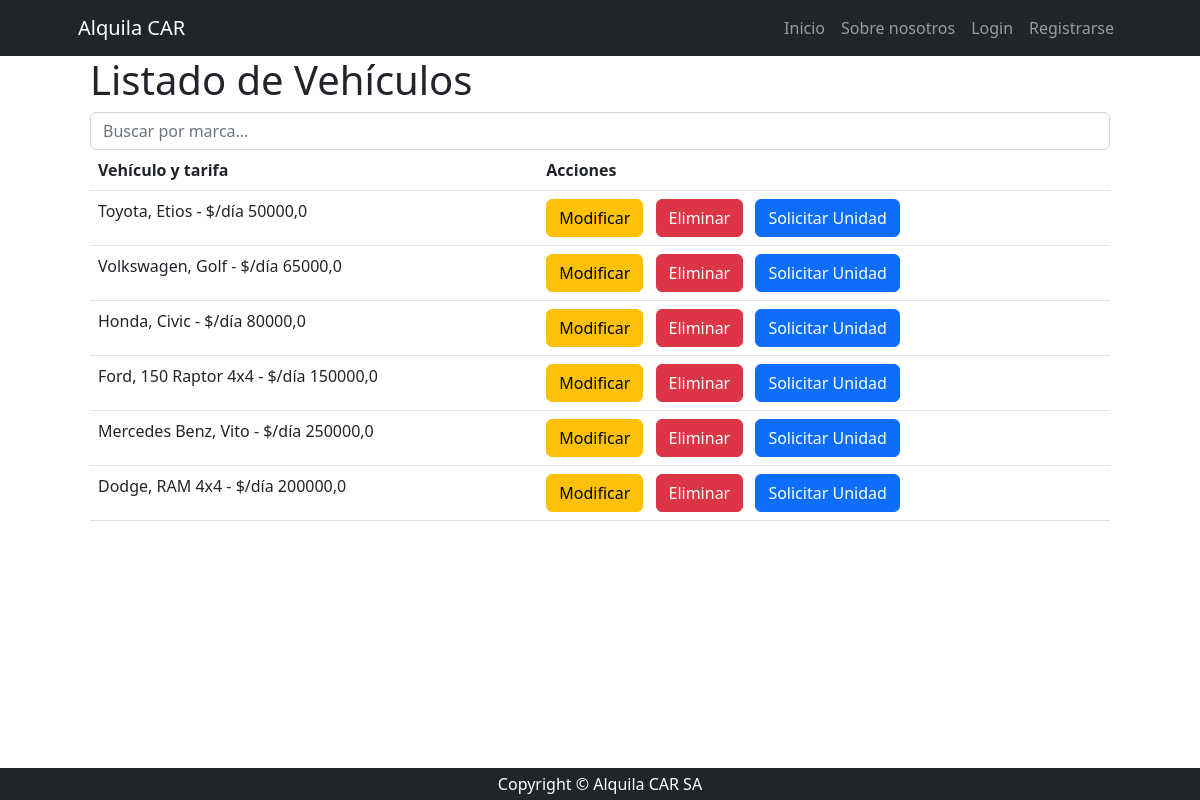
The app's page /productos/producto/list/, older data.
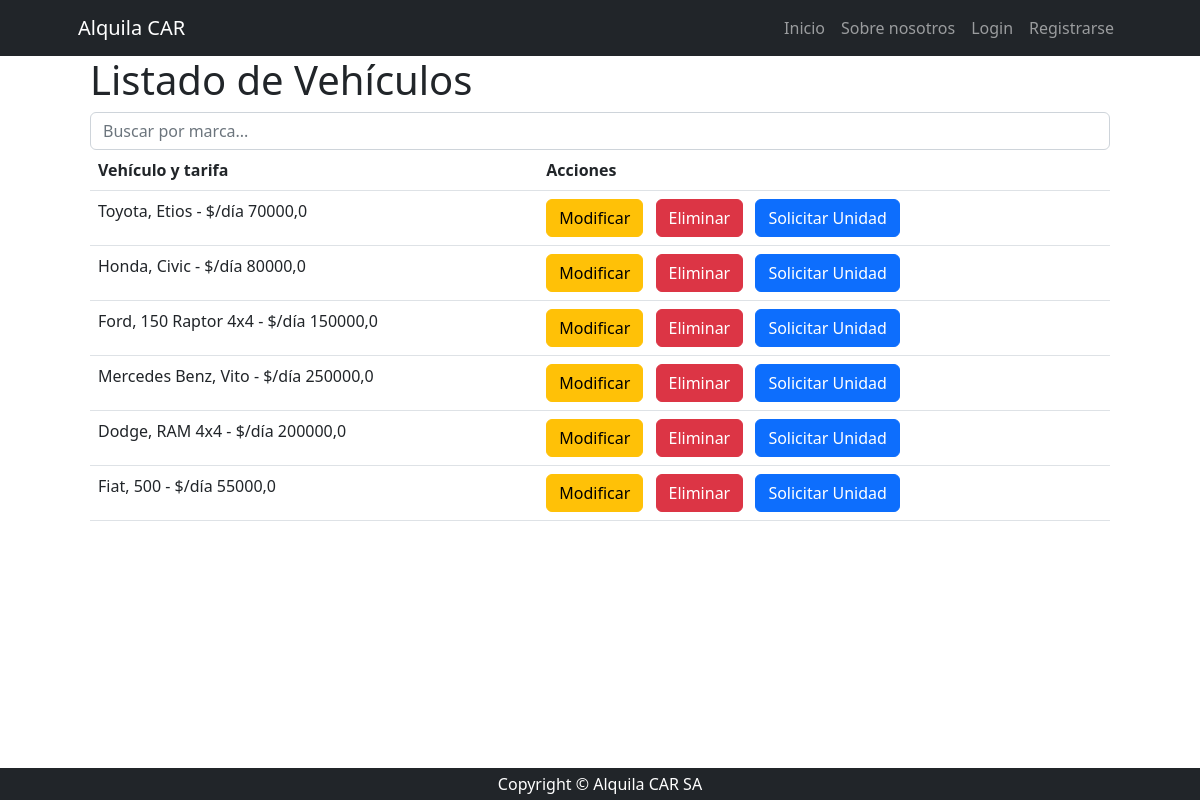
The same page, newer data.
### producto/models.py (models this page shows, shortened)
class Producto(models.Model):
    marca = models.CharField(max_length=100)
    modelo = models.CharField(max_length=100)
    precio = models.FloatField()
    unidad_medida = models.CharField(max_length=100)
    descripcion = models.TextField(null=True, blank=True, verbose_name='descripción')
    fecha_actualizacion=models.DateField(null=True, blank=True, default=timezone.now,editable=False, verbose_name='Fecha de actualización')
    categoria_id = models.ForeignKey(ProductoCategoria, on_delete=models.SET_NULL, null=True)
    class Meta:
        verbose_name = "producto"
        verbose_name_plural = "productos"

### producto/views.py (the view)
# urls.py: path("producto/list/", views.Productolist.as_view(), name="producto_list"),
class Productolist(ListView):
    model = Producto
    def get_queryset(self) -> QuerySet[Any]:
        if self.request.GET.get('consulta'):
            consultar=self.request.GET.get('consulta')
            object_list=Producto.objects.filter(marca__icontains=consultar)
        else:
            object_list=Producto.objects.all()
        return object_list

### producto/templates/producto/producto_list.html (shortened to what this page needs)
{% extends 'core/base.html' %}
{%block content%}
    <div class='container'>
        <h1 class='nt-4'> Listado de Vehículos </h1>
        <div class='nb-4'>
            <form action='{%url 'producto:producto_list'%}'>
                <input type='text' name='consulta' placeholder='Buscar por marca...' class='form-control'>
            </form>
        </div>
        <table class='table table-stripped'>
            <thead>
                <tr>
                    <th scope='col'> Vehículo y tarifa</th>
                    <th scope='col'> Acciones</th>
                </tr>
            </thead>
            <tbody>
                {%for object in object_list%}
                <tr>
                <td>{{object.marca}}, {{object.modelo}} - {{object.unidad_medida}} {{object.precio}}</td>
                <td>
                    <a href='{% url 'producto:producto_update' object.pk %}'class='btn btn-warning me-2'> Modificar </a>
                    <a href='{% url 'producto:producto_delete' object.pk %}'class='btn btn-danger me-2'> Eliminar </a>
                    <a href='{% url 'cliente:cliente_create' %}'class='btn btn-primary me-2'> Solicitar Unidad </a>
                </td>
            </tr>
    </div>
    {%endfor%}
{%endblock content%}

Row changes from the older to the newer data that the page shows:
removed Producto: marca "Volkswagen", modelo "Golf", unidad_medida "$/día", precio "65000,0"
changed Producto "Toyota": precio "50000,0" → "70000,0"
added Producto: marca "Fiat", modelo "500", unidad_medida "$/día", precio "55000,0"
